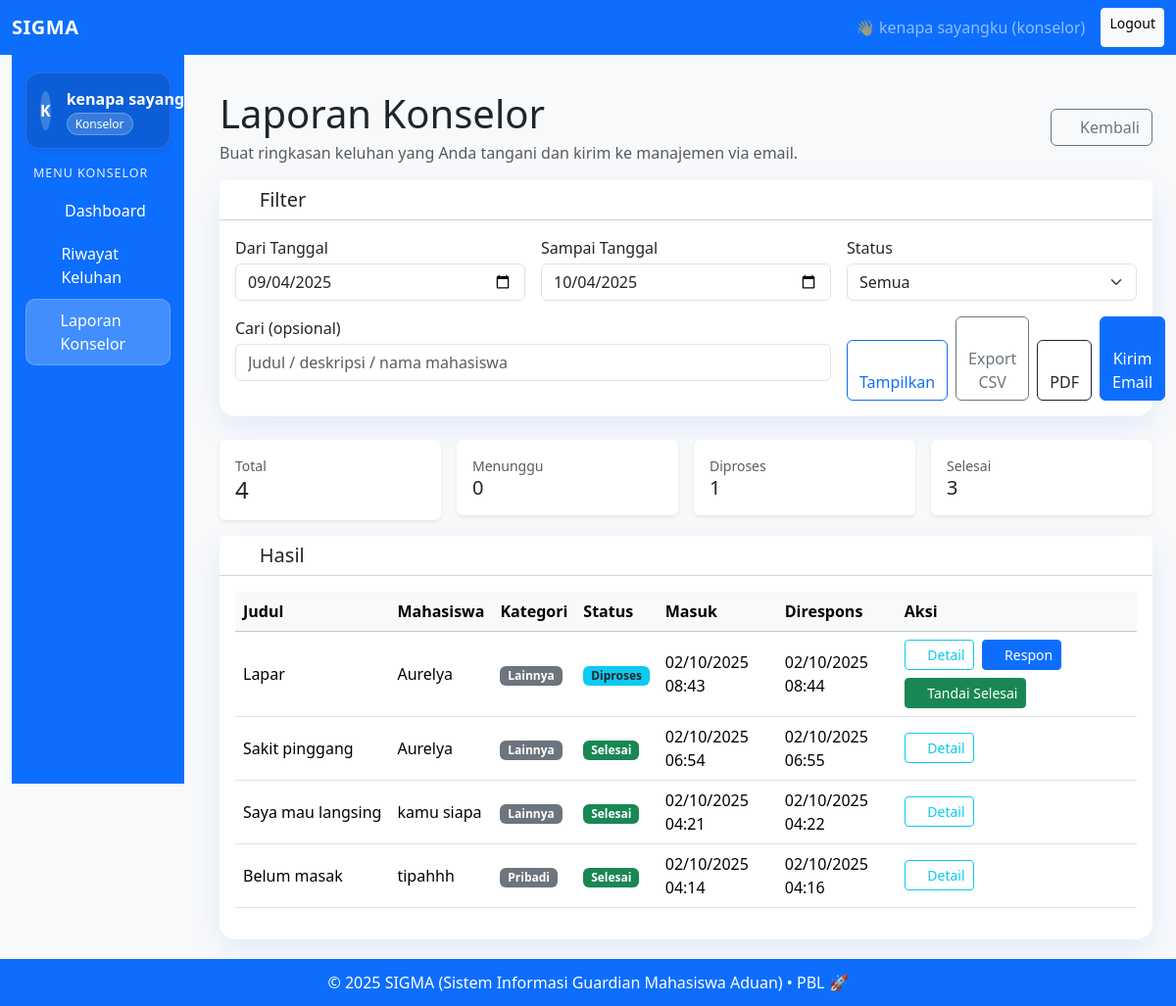
The page /laporan_konselor (signed in) on the database its author committed.
### app.py (models this page shows, shortened)
class User(db.Model):
    id = db.Column(db.Integer, primary_key=True)
    username = db.Column(db.String(150), unique=True, nullable=False)   # pola sesuai peran
    password_hash = db.Column(db.String(200), nullable=False)
    role = db.Column(db.String(50), nullable=False)                     # mahasiswa | konselor | admin
    keluhan = db.relationship("Keluhan", backref="mahasiswa", foreign_keys="Keluhan.mahasiswa_id")
    tangani = db.relationship("Keluhan", backref="konselor", foreign_keys="Keluhan.konselor_id")
    respon = db.relationship("Respon", backref="konselor", lazy=True)

class Keluhan(db.Model):
    id = db.Column(db.Integer, primary_key=True)
    judul = db.Column(db.String(200), nullable=False)
    kategori = db.Column(db.String(100), nullable=False)
    deskripsi = db.Column(HybridEncryptedText, nullable=False)
    status = db.Column(db.String(50), default="Menunggu")
    tanggal_dibuat = db.Column(db.DateTime, default=datetime.utcnow)
    tanggal_direspon = db.Column(db.DateTime)
    mahasiswa_id = db.Column(db.Integer, db.ForeignKey("user.id"), nullable=False)
    konselor_id = db.Column(db.Integer, db.ForeignKey("user.id"))
    respon = db.relationship("Respon", backref="keluhan", lazy=True, order_by="Respon.tanggal_respon.asc()")

### app.py (the view)
@app.route("/laporan_konselor", methods=["GET"])
def laporan_konselor():
    if "user_id" not in session or session.get("role") != "konselor":
        return redirect(url_for("login"))
    today = datetime.utcnow().date()
    default_from = today - timedelta(days=30)
    d_from = _parse_date(request.args.get("from",""), datetime.combine(default_from, datetime.min.time()))
    d_to   = _parse_date(request.args.get("to",""),   datetime.combine(today, datetime.min.time()))
    status = request.args.get("status","Semua")
    qtext  = request.args.get("q","")
    rows = _query_laporan(session["user_id"], d_from, d_to, status, qtext)
    df_str = d_from.date().isoformat()
    dt_str = d_to.date().isoformat()
    return render_template("laporan_konselor.html",
                           rows=rows,
                           items=rows,               # kompatibel dengan versi template lama
                           date_from=df_str,
                           date_to=dt_str,
                           start_date=df_str,        # kompat lama
                           end_date=dt_str,          # kompat lama
                           status_filter=status,
                           qtext=qtext)

### app.py (called while the page is built, shortened)
def _decrypt_value(db_value: str) -> str:
    if db_value is None:
        return None
    if not ENCRYPTION_OK:
        try:
            blob = json.loads(db_value)
            if isinstance(blob, dict) and "ct" in blob and "wk" in blob:
                return "[data terenkripsi]"
        except Exception:
            pass
        return db_value

@app.before_request
def load_current_user():
    g.current_user = None
    if "user_id" in session:
        g.current_user = User.query.get(session["user_id"])

@app.context_processor
def inject_user():
    return dict(current_user=g.current_user, csrf_token=generate_csrf)

def _parse_date(s, default):
    try:
        return datetime.strptime(s, "%Y-%m-%d")
    except Exception:
        return default

def _query_laporan(konselor_id, d_from, d_to, status, qtext):
    q = Keluhan.query.filter(Keluhan.konselor_id == konselor_id)
    if d_from:
        q = q.filter(Keluhan.tanggal_dibuat >= d_from)
    if d_to:
        q = q.filter(Keluhan.tanggal_dibuat < (d_to + timedelta(days=1)))
    if status in ("Menunggu", "Diproses", "Selesai"):
        q = q.filter(Keluhan.status == status)
    q = q.join(User, Keluhan.mahasiswa).order_by(Keluhan.tanggal_dibuat.desc())
    data = q.all()
    return data

    def process_result_value(self, value, dialect):
        return _decrypt_value(value)

### templates/laporan_konselor.html (shortened to what this page needs)
{% extends "base.html" %}
{% block content %}
<div class="container mt-3">
  <div class="d-flex flex-column flex-md-row align-items-md-center justify-content-between mb-3 gap-2">
    <div>
      <h1 class="mb-1">Laporan Konselor</h1>
      <div class="text-muted">Buat ringkasan keluhan yang Anda tangani dan kirim ke manajemen via email.</div>
    </div>
    <a href="{{ url_for('dashboard_konselor') }}" class="btn btn-outline-secondary">
      <i class="fa-solid fa-arrow-left"></i> Kembali
    </a>
  </div>
  <div class="card card-elev mb-4">
    <div class="card-header bg-white">
      <h5 class="mb-0"><i class="fa-solid fa-filter me-1"></i> Filter</h5>
    </div>
    <div class="card-body">
      <form method="GET" action="{{ url_for('laporan_konselor') }}" class="row g-3" autocomplete="off">
        <div class="col-sm-4">
          <label class="form-label mb-1">Dari Tanggal</label>
          <input type="date" class="form-control" name="from" value="{{ date_from }}">
        </div>
        <div class="col-sm-4">
          <label class="form-label mb-1">Sampai Tanggal</label>
          <input type="date" class="form-control" name="to" value="{{ date_to }}">
        </div>
        <div class="col-sm-4">
          <label class="form-label mb-1">Status</label>
          <select name="status" class="form-select">
            <option value="Semua"   {{ 'selected' if status_filter=='Semua' else '' }}>Semua</option>
          </select>
        </div>
        <div class="col-md-8">
          <label class="form-label mb-1">Cari (opsional)</label>
          <input type="text" class="form-control" name="q" value="{{ qtext or '' }}" placeholder="Judul / deskripsi / nama mahasiswa">
        </div>
        <div class="col-md-4 d-grid d-md-flex align-items-end gap-2">
          <button type="submit" class="btn btn-outline-primary">
            <i class="fa-solid fa-table"></i> Tampilkan
          </button>
          <a class="btn btn-outline-secondary"
             href="{{ url_for('laporan_konselor_export', from=date_from, to=date_to, status=status_filter, q=qtext) }}">
            <i class="fa-solid fa-file-csv"></i> Export CSV
          </a>
          <a class="btn btn-outline-dark"
             href="{{ url_for('laporan_konselor_pdf', from=date_from, to=date_to, status=status_filter, q=qtext) }}">
            <i class="fa-regular fa-file-pdf"></i> PDF
          </a>
          <button type="button" class="btn btn-primary" data-bs-toggle="modal" data-bs-target="#emailModal">
            <i class="fa-solid fa-paper-plane"></i> Kirim Email
          </button>
        </div>
      </form>
    </div>
  </div>
  <div class="row g-3 mb-3">
    <div class="col-md-3">
      <div class="card border-0 shadow-sm">
        <div class="card-body">
          <div class="small text-muted">Total</div>
          <div class="h4 mb-0">{{ rows|length if rows else 0 }}</div>
        </div>
      </div>
    </div>
    <div class="col-md-3">
      <div class="card border-0 shadow-sm">
        <div class="card-body">
          <div class="small text-muted">Menunggu</div>
          <div class="h5 mb-0">{{ rows|selectattr('status','equalto','Menunggu')|list|length if rows else 0 }}</div>
        </div>
      </div>
    </div>
    <div class="col-md-3">
      <div class="card border-0 shadow-sm">
        <div class="card-body">
          <div class="small text-muted">Diproses</div>
          <div class="h5 mb-0">{{ rows|selectattr('status','equalto','Diproses')|list|length if rows else 0 }}</div>
        </div>
      </div>
    </div>
    <div class="col-md-3">
      <div class="card border-0 shadow-sm">
        <div class="card-body">
          <div class="small text-muted">Selesai</div>
          <div class="h5 mb-0">{{ rows|selectattr('status','equalto','Selesai')|list|length if rows else 0 }}</div>
        </div>
      </div>
    </div>
  </div>
  <div class="card card-elev">
    <div class="card-header bg-white">
      <h5 class="mb-0"><i class="fa-solid fa-list me-1"></i> Hasil</h5>
    </div>
    <div class="card-body">
      {% if rows and rows|length > 0 %}
        <div class="table-responsive">
          <table class="table align-middle">
            <thead class="table-light">
              <tr>
                <th>Judul</th>
                <th>Mahasiswa</th>
                <th>Kategori</th>
                <th>Status</th>
                <th>Masuk</th>
                <th>Direspons</th>
                <th style="min-width:190px">Aksi</th>
              </tr>
            </thead>
            <tbody>
              {% for k in rows %}
              <tr>
                <td class="text-truncate" style="max-width:260px" title="{{ k.judul|e }}">{{ k.judul|e }}</td>
                <td>{{ (k.mahasiswa.username if k.mahasiswa else '-')|e }}</td>
                <td><span class="badge bg-secondary">{{ (k.kategori or '')|e }}</span></td>
                <td>
                  {% if k.status == 'Menunggu' %}
                    <span class="badge bg-warning text-dark">Menunggu</span>
                  {% elif k.status == 'Diproses' %}
                    <span class="badge bg-info text-dark">Diproses</span>
                  {% else %}
                    <span class="badge bg-success">Selesai</span>
                  {% endif %}
                </td>
                <td>{% if k.tanggal_dibuat %}{{ k.tanggal_dibuat.strftime('%d/%m/%Y %H:%M') }}{% else %}-{% endif %}</td>
                <td>{% if k.tanggal_direspon %}{{ k.tanggal_direspon.strftime('%d/%m/%Y %H:%M') }}{% else %}-{% endif %}</td>
                <td>
                  <div class="d-flex flex-wrap gap-2">
                    <a href="{{ url_for('detail_keluhan', keluhan_id=k.id) }}" class="btn btn-sm btn-outline-info">
                      <i class="fa-solid fa-eye"></i> Detail
                    </a>
                    {% if k.status == 'Diproses' %}
                      <a href="{{ url_for('respon_keluhan', keluhan_id=k.id) }}" class="btn btn-sm btn-primary">
                        <i class="fa-solid fa-reply"></i> Respon
                      </a>
                      <form method="POST" action="{{ url_for('selesaikan_keluhan', keluhan_id=k.id) }}" class="d-inline js-confirm-form">
                        <button type="submit" class="btn btn-sm btn-success">
                          <i class="fa-solid fa-check"></i> Tandai Selesai
                        </button>
                      </form>
                    {% endif %}
                  </div>
                </td>
              </tr>
              {% endfor %}
            </tbody>
          </table>
        </div>
      {% else %}
        <div class="text-muted">Belum ada data untuk rentang/status ini.</div>
      {% endif %}
    </div>
  </div>
</div>
{% endblock %}

### templates/base.html (shortened to what this page needs)
<!DOCTYPE html>
<html lang="id">
<head>
  <link href="https://cdn.jsdelivr.net/npm/bootstrap@5.3.2/dist/css/bootstrap.min.css" rel="stylesheet">
  <link href="https://cdnjs.cloudflare.com/ajax/libs/font-awesome/6.5.0/css/all.min.css" rel="stylesheet"/>
</head>
<body>
  <nav class="navbar navbar-expand-lg navbar-dark bg-primary">
    <div class="container-fluid">
      <a class="navbar-brand fw-bold" href="{{ url_for('index') }}">SIGMA</a>
      <div class="d-flex ms-auto">
        {% if current_user %}
          <span class="navbar-text me-3">👋 {{ current_user.username }} ({{ current_user.role }})</span>
          <a class="btn btn-light btn-sm" href="{{ url_for('logout') }}">Logout</a>
        {% else %}
          <a class="btn btn-outline-light btn-sm me-2" href="{{ url_for('login') }}">Login</a>
          <a class="btn btn-warning btn-sm" href="{{ url_for('register') }}">Register</a>
        {% endif %}
      </div>
    </div>
  </nav>
  <div class="container-fluid app-layout">
    <div class="row">
      {% if current_user and current_user.role in ['admin','konselor','mahasiswa'] %}
      <aside class="col-lg-2 col-md-3">
        <div id="sidebarCollapse" class="sidebar collapse d-lg-block">
          <div class="profile-card d-flex align-items-center gap-3">
            <div class="avatar-circle" aria-hidden="true">
              {{ (current_user.username[0]|upper) if current_user and current_user.username else 'U' }}
            </div>
            <div class="flex-grow-1">
              <div class="fw-semibold text-truncate">{{ current_user.username }}</div>
              <span class="role-badge text-capitalize">{{ current_user.role }}</span>
            </div>
          </div>
          {% if current_user.role == 'admin' %}
            <h6>Menu Admin</h6>
            <nav class="nav nav-vertical flex-column">
              <a class="nav-link {% if request.endpoint == 'dashboard_admin' %}active{% endif %}" href="{{ url_for('dashboard_admin') }}">
                <i class="fa-solid fa-gauge-high" aria-hidden="true"></i> Dashboard
              </a>
              <a class="nav-link {% if request.endpoint == 'kelola_user' %}active{% endif %}" href="{{ url_for('kelola_user') }}">
                <i class="fa-solid fa-users-gear" aria-hidden="true"></i> Kelola User
              </a>
              <a class="nav-link {% if request.endpoint == 'laporan_sistem' %}active{% endif %}" href="{{ url_for('laporan_sistem') }}">
                <i class="fa-solid fa-clipboard-list" aria-hidden="true"></i> Rekap Keluhan
              </a>
            </nav>
          {% elif current_user.role == 'konselor' %}
            <h6>Menu Konselor</h6>
            <nav class="nav nav-vertical flex-column">
              <a class="nav-link {% if request.endpoint == 'dashboard_konselor' %}active{% endif %}" href="{{ url_for('dashboard_konselor') }}">
                <i class="fa-solid fa-briefcase" aria-hidden="true"></i> Dashboard
              </a>
              <a class="nav-link {% if request.endpoint == 'riwayat_keluhan_konselor' %}active{% endif %}" href="{{ url_for('riwayat_keluhan_konselor') }}">
                <i class="fa-solid fa-clock-rotate-left" aria-hidden="true"></i> Riwayat Keluhan
              </a>
              <a class="nav-link {% if request.endpoint in ['laporan_konselor','laporan_konselor_export','laporan_konselor_email','laporan_konselor_pdf','laporan_konselor_print'] %}active{% endif %}" href="{{ url_for('laporan_konselor') }}">
                <i class="fa-solid fa-file-lines" aria-hidden="true"></i> Laporan Konselor
              </a>
            </nav>
          {% endif %}
        </div>
      </aside>
      {% endif %}
      <main class="{% if current_user and current_user.role in ['admin','konselor','mahasiswa'] %}col-lg-10 col-md-9{% else %}col-12{% endif %}">
        {% block content %}{% endblock %}
      </main>
    </div>
  </div>
  <footer>
    <p class="mb-0">&copy; 2025 SIGMA (Sistem Informasi Guardian Mahasiswa Aduan) • PBL 🚀</p>
  </footer>
</body>
</html>

### templates/base.html (style rules this page uses)
:root { --primary:#0d6efd; --primary-2:#4dabf7; --bg-soft:#f8f9fa; --sidebar-bg: var(--primary); --sidebar-bg-dark: #0b5ed7; --sidebar-text: #ffffff; --sidebar-hover: rgba(255,255,255,.14); --sidebar-active: rgba(255,255,255,.22); --shadow-1: 0 10px 30px rgba(13,110,253,.08); --shadow-2: 0 24px 60px rgba(13,110,253,.12); --shadow-soft: 0 18px 50px rgba(0,0,0,.06); }
body { background: var(--bg-soft); }
.navbar-brand { letter-spacing:.5px; }
.app-layout { min-height: 100vh; }
.sidebar { background: var(--sidebar-bg); color: var(--sidebar-text); padding: 18px 14px; position: sticky; top: 0; height: calc(100vh - 56px); overflow-y: auto; }
.sidebar .profile-card { background: var(--sidebar-bg-dark); border: 1px solid rgba(255,255,255,.12); color: var(--sidebar-text); border-radius: 14px; padding: 14px; box-shadow: 0 2px 6px rgba(0,0,0,.08); }
.avatar-circle { width: 40px; height: 40px; border-radius: 50%; background: rgba(255,255,255,.2); display:flex; align-items:center; justify-content:center; font-weight: 700; color: #fff; }
.role-badge { background: rgba(255,255,255,.18); border:1px solid rgba(255,255,255,.25); color:#fff; padding:.15rem .5rem; border-radius: 999px; font-size:.75rem; }
.sidebar h6 { font-size:.78rem; text-transform: uppercase; letter-spacing:.08em; opacity:.9; margin: 18px 8px 8px; }
.nav-vertical .nav-link { color: var(--sidebar-text); display:flex; align-items:center; gap:10px; padding:10px 12px; border-radius:10px; transition: background .15s ease; font-weight:500; }
.nav-vertical .nav-link i { width: 18px; text-align:center; }
.nav-vertical .nav-link.active { background: var(--sidebar-active); box-shadow: inset 0 0 0 1px rgba(255,255,255,.2); }
main { padding: 20px; }
footer { background: var(--primary); color:#fff; text-align:center; padding:12px 0; }

### templates/laporan_konselor.html (style rules this page uses)
.card-elev { border:0;border-radius:1rem;box-shadow:0 10px 30px rgba(13,110,253,.10) }

### rows shown on the page
User: username "kenapa sayangku", role "konselor", username "K", username "kenapa…", role "Konselor"
Keluhan: judul "Lapar", kategori "Lainnya", status "Diproses", tanggal_dibuat "02/10/2025 08:43", tanggal_direspon "02/10/2025 08:44"
User: username "Aurelya"
Keluhan: judul "Sakit pinggang", kategori "Lainnya", status "Selesai", tanggal_dibuat "02/10/2025 06:54", tanggal_direspon "02/10/2025 06:55"
Keluhan: judul "Saya mau langsing", kategori "Lainnya", status "Selesai", tanggal_dibuat "02/10/2025 04:21", tanggal_direspon "02/10/2025 04:22"
User: username "kamu siapa"
Keluhan: judul "Belum masak", kategori "Pribadi", status "Selesai", tanggal_dibuat "02/10/2025 04:14", tanggal_direspon "02/10/2025 04:16"
User: username "tipahhh"

### other values the page prints
{{ rows|length if rows else 0 }} "4"
